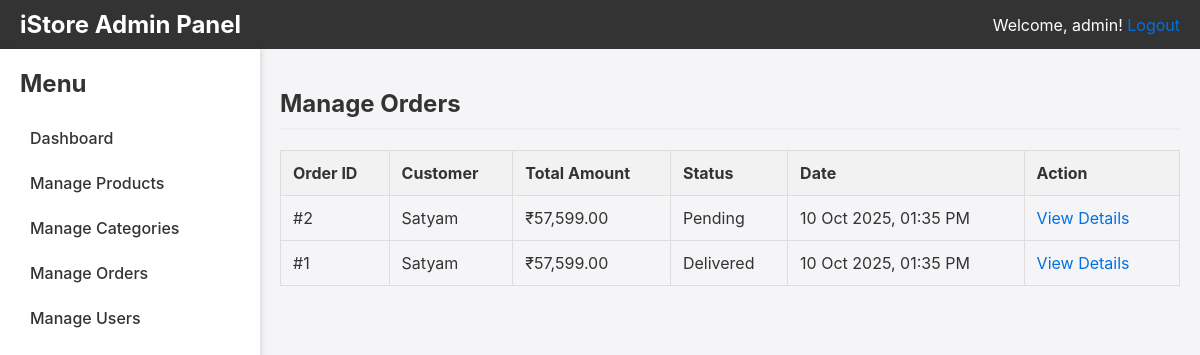
/admin/manage_orders.php (signed in), run on the app's committed database.
### tables this page shows
CREATE TABLE `orders` (
  `id` int(11) NOT NULL,
  `user_id` int(11) NOT NULL,
  `address_id` int(11) NOT NULL,
  `total_amount` decimal(10,2) NOT NULL,
  `payment_method` varchar(50) NOT NULL,
  `payment_id` varchar(255) DEFAULT NULL,
  `order_status` varchar(50) NOT NULL DEFAULT 'Pending',
  `order_date` timestamp NOT NULL DEFAULT current_timestamp()
);

CREATE TABLE `users` (
  `id` int(11) NOT NULL,
  `name` varchar(255) NOT NULL,
  `email` varchar(255) NOT NULL,
  `password` varchar(255) NOT NULL,
  `mobile` varchar(15) DEFAULT NULL,
  `address` text DEFAULT NULL,
  `is_blocked` tinyint(1) NOT NULL DEFAULT 0,
  `created_at` timestamp NOT NULL DEFAULT current_timestamp(),
  `reset_token` varchar(255) DEFAULT NULL,
  `token_expiry` datetime DEFAULT NULL
);

### admin/manage_orders.php (the view, shortened to what this page needs)
<?php
require '../includes/db_connect.php';
$admin_username = $_SESSION['admin_username'];
$query = "SELECT o.*, u.name AS customer_name
          FROM orders o
          JOIN users u ON o.user_id = u.id
          ORDER BY o.order_date DESC";
$orders_result = mysqli_query($conn, $query);
?>
<!DOCTYPE html>
<html lang="en">
<head>
    <link rel="stylesheet" href="../css/admin_style.css">
</head>
<body>
    <div class="header">
        <h1>iStore Admin Panel</h1>
        <p>Welcome, <?php echo htmlspecialchars($admin_username); ?>! <a href="logout.php">Logout</a></p>
    </div>
    <div class="container">
        <div class="sidebar">
            <h2>Menu</h2>
            <ul>
                <li><a href="dashboard.php">Dashboard</a></li>
                <li><a href="manage_products.php">Manage Products</a></li>
                <li><a href="manage_categories.php">Manage Categories</a></li>
                <li><a href="manage_orders.php">Manage Orders</a></li>
                <li><a href="manage_users.php">Manage Users</a></li>
            </ul>
        </div>
        <div class="main-content">
            <h2>Manage Orders</h2>
            <table>
                <thead>
                    <tr>
                        <th>Order ID</th>
                        <th>Customer</th>
                        <th>Total Amount</th>
                        <th>Status</th>
                        <th>Date</th>
                        <th>Action</th>
                    </tr>
                </thead>
                <tbody>
                    <?php while($order = mysqli_fetch_assoc($orders_result)): ?>
                    <tr>
                        <td>#<?php echo $order['id']; ?></td>
                        <td><?php echo htmlspecialchars($order['customer_name']); ?></td>
                        <td>₹<?php echo number_format($order['total_amount'], 2); ?></td>
                        <td><?php echo htmlspecialchars($order['order_status']); ?></td>
                        <td><?php echo date('d M Y, h:i A', strtotime($order['order_date'])); ?></td>
                        <td>
                            <a href="order_details.php?id=<?php echo $order['id']; ?>">View Details</a>
                        </td>
                    </tr>
                    <?php endwhile; ?>
                </tbody>
            </table>
        </div>
    </div>
</body>
</html>

### css/admin_style.css (style rules this page uses)
body { font-family: -apple-system, BlinkMacSystemFont, "Segoe UI", Roboto, Helvetica, Arial, sans-serif; background-color: #f5f5f7; margin: 0; color: #333; }
.header { background-color: #333; color: white; padding: 10px 20px; display: flex; justify-content: space-between; align-items: center; }
.header h1 { margin: 0; font-size: 24px; }
.header p { margin: 0; }
.header a { color: #0071e3; text-decoration: none; }
.container { display: flex; }
.sidebar { width: 220px; background-color: #ffffff; padding: 20px; height: calc(100vh - 70px); box-shadow: 2px 0 5px rgba(0,0,0,0.1); }
.sidebar h2 { margin-top: 0; }
.sidebar ul { list-style: none; padding: 0; }
.sidebar ul li a { display: block; padding: 10px; color: #333; text-decoration: none; border-radius: 8px; margin-bottom: 5px; font-weight: 500; }
.main-content { flex-grow: 1; padding: 20px; }
.main-content h2, .main-content h3 { border-bottom: 2px solid #eee; padding-bottom: 10px; margin-bottom: 20px; }
table { width: 100%; border-collapse: collapse; }
table thead { background-color: #f2f2f2; }
table th, table td { padding: 12px; border: 1px solid #ddd; text-align: left; vertical-align: middle; }
table td a { color: #0071e3; text-decoration: none; margin-right: 10px; }

### data on the page
orders: id "2", user.name "Satyam", total_amount "57,599.00", order_status "Pending", order_date "10 Oct 2025, 01:35 PM"
orders: id "1", user.name "Satyam", total_amount "57,599.00", order_status "Delivered", order_date "10 Oct 2025, 01:35 PM"

### other printed values
$admin_username "admin"
